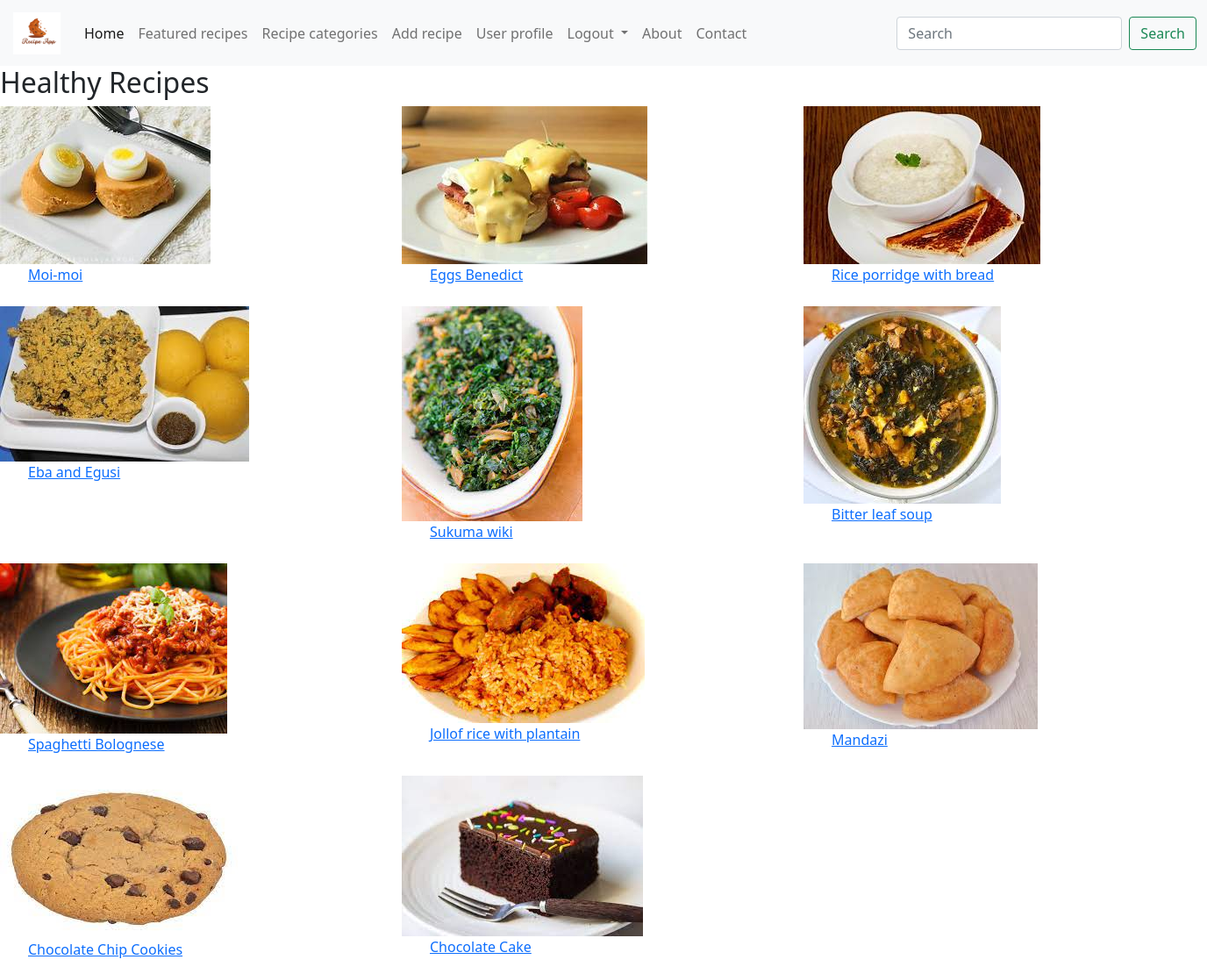
The page /dashboard (signed in) on the database its author committed.
### models.py (models this page shows)
class Recipes(db.Model):
    id = db.Column(db.Integer, primary_key=True, autoincrement=True)
    name = db.Column(db.String(100), nullable=False)
    image_name = db.Column(db.String(100))
    category = db.Column(db.String(100), nullable=False)
    ingredients = db.Column(db.String(1000), nullable=False)
    instructions = db.Column(db.String(1000), nullable=False)

### app.py (the view)
@app.route('/dashboard', methods=['GET', 'POST'])
@login_required
def dashboard():
    categories = ['Breakfast', 'Lunch', 'Dinner', 'Dessert']
    results = []
    selected_recipes = set()  # To store the selected recipe IDs
    recipes_per_category = 3
    for category in categories:
        recipes = Recipes.query.filter_by(category=category).all()
        available_recipes = [recipe for recipe in recipes if recipe.id not in selected_recipes and recipe.category == category]
        if len(available_recipes) > 0:
            random_recipes = random.sample(available_recipes, min(recipes_per_category, len(available_recipes)))
            selected_recipes.update(recipe.id for recipe in random_recipes)
            results.extend(random_recipes)
        if len(results) == 9:
            break
    return render_template('dashboard.html', user=current_user, results=results)

### app.py (called while the page is built)
@login_manager.user_loader
def load_user(user_id):
    return User.query.get(int(user_id))

### templates/dashboard.html (shortened to what this page needs)
<!doctype html>
<html lang="en">
  <head>
    <link href="https://cdn.jsdelivr.net/npm/bootstrap@5.0.2/dist/css/bootstrap.min.css" rel="stylesheet">
  </head>
  <body>
    <nav class="navbar navbar-expand-lg navbar-light bg-light">
      <div class="container-fluid">
        <a class="navbar-brand" href="{{ url_for('dashboard') }}">
          <img src="static/public/ra-21@2x.png" alt="" width="60" height="48" class="d-inline-block align-text-top">
        </a>
        <div class="collapse navbar-collapse" id="navbarSupportedContent">
          <ul class="navbar-nav me-auto mb-2 mb-lg-0">
            <li class="nav-item">
              <a class="nav-link active" aria-current="page" href="{{ url_for('dashboard') }}">Home</a>
            </li>
            <li class="nav-item">
              <a class="nav-link" href="{{ url_for('featured_recipe')}}">Featured recipes</a>
            </li>
            <li class="nav-item">
              <a class="nav-link" href="{{ url_for('search_category') }}">Recipe categories</a>
            </li>
            <li class="nav-item">
                <a class="nav-link" href="{{ url_for('add_recipe2') }}">Add recipe</a>
            </li>
            <li class="nav-item">
              <a class="nav-link" href="#">User profile</a>
            </li>
            <li class="nav-item dropdown">
              <a class="nav-link dropdown-toggle" href="#" id="navbarDropdown" role="button" data-bs-toggle="dropdown" aria-expanded="false">
                Logout
              </a>
            </li>
            <br>
            <li class="nav-item">
              <a class="nav-link" href="#">About</a>
            </li>
            <li class="nav-item">
              <a class="nav-link" href="#">Contact</a>
            </li>
          </ul>
          <form class="d-flex" action="/search" method="GET">
            <input class="form-control me-2" type="search" name="query" placeholder="Search" aria-label="Search">
            <button class="btn btn-outline-success" type="submit">Search</button>
          </form>
        </div>
      </div>
    </nav>
    <h2>Healthy Recipes</h2>
    <section class="layout">
      {% for recipe in results %}
        <div>
          <a href="recipe?id={{ recipe.id }}">
            <img src="{{ url_for('static', filename='recipe_images/' + recipe.image_name) }}" alt="Recipe Image">
          </a>
          <ul>
            <p><a href="recipe?id={{ recipe.id }}">{{ recipe.name }}</a></p>
          </ul>
        </div>
      {% endfor %}
    </section>
  </body>
</html>

### templates/dashboard.html (style rules this page uses)
.layout { width: 1366px; height: 768px; display: grid; grid-template-rows: repeat(3, 1fr); grid-template-columns: repeat(3, 1fr); gap: 8px; }

### rows shown on the page
Recipes: image_name (picture), name "Moi-moi"
Recipes: image_name (picture), name "Eggs Benedict"
Recipes: image_name (picture), name "Rice porridge with bread"
Recipes: image_name (picture), name "Eba and Egusi"
Recipes: image_name (picture), name "Sukuma wiki"
Recipes: image_name (picture), name "Bitter leaf soup"
Recipes: image_name (picture), name "Spaghetti Bolognese"
Recipes: image_name (picture), name "Jollof rice with plantain"
Recipes: image_name (picture), name "Mandazi"
Recipes: image_name (picture), name "Chocolate Chip Cookies"
Recipes: image_name (picture), name "Chocolate Cake"
